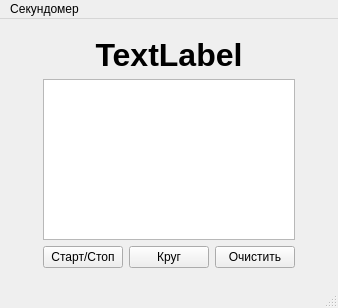
<?xml version="1.0" encoding="UTF-8"?>
<ui version="4.0">
 <class>MainWindow</class>
 <widget class="QMainWindow" name="MainWindow">
  <property name="geometry">
   <rect>
    <x>0</x>
    <y>0</y>
    <width>338</width>
    <height>308</height>
   </rect>
  </property>
  <property name="windowTitle">
   <string>MainWindow</string>
  </property>
  <property name="windowIcon">
   <iconset theme="user-offline"/>
  </property>
  <property name="autoFillBackground">
   <bool>false</bool>
  </property>
  <widget class="QWidget" name="centralwidget">
   <layout class="QGridLayout" name="gridLayout_2">
    <item row="1" column="0">
     <spacer name="horizontalSpacer">
      <property name="orientation">
       <enum>Qt::Horizontal</enum>
      </property>
      <property name="sizeHint" stdset="0">
       <size>
        <width>40</width>
        <height>20</height>
       </size>
      </property>
     </spacer>
    </item>
    <item row="1" column="1">
     <layout class="QGridLayout" name="gridLayout">
      <item row="2" column="0">
       <layout class="QHBoxLayout" name="horizontalLayout">
        <item>
         <widget class="QPushButton" name="pb_start_stop">
          <property name="text">
           <string>Старт/Стоп</string>
          </property>
         </widget>
        </item>
        <item>
         <widget class="QPushButton" name="pb_circle">
          <property name="text">
           <string>Круг</string>
          </property>
         </widget>
        </item>
        <item>
         <widget class="QPushButton" name="pb_clear">
          <property name="text">
           <string>Очистить</string>
          </property>
         </widget>
        </item>
       </layout>
      </item>
      <item row="1" column="0">
       <widget class="QTextBrowser" name="tB_circleNum"/>
      </item>
      <item row="0" column="0">
       <widget class="QLabel" name="lb_timer">
        <property name="font">
         <font>
          <pointsize>24</pointsize>
          <bold>true</bold>
         </font>
        </property>
        <property name="text">
         <string>TextLabel</string>
        </property>
        <property name="alignment">
         <set>Qt::AlignCenter</set>
        </property>
       </widget>
      </item>
     </layout>
    </item>
    <item row="0" column="1">
     <spacer name="verticalSpacer">
      <property name="orientation">
       <enum>Qt::Vertical</enum>
      </property>
      <property name="sizeHint" stdset="0">
       <size>
        <width>20</width>
        <height>40</height>
       </size>
      </property>
     </spacer>
    </item>
    <item row="1" column="2">
     <spacer name="horizontalSpacer_2">
      <property name="orientation">
       <enum>Qt::Horizontal</enum>
      </property>
      <property name="sizeHint" stdset="0">
       <size>
        <width>40</width>
        <height>20</height>
       </size>
      </property>
     </spacer>
    </item>
    <item row="2" column="1">
     <spacer name="verticalSpacer_2">
      <property name="orientation">
       <enum>Qt::Vertical</enum>
      </property>
      <property name="sizeHint" stdset="0">
       <size>
        <width>20</width>
        <height>40</height>
       </size>
      </property>
     </spacer>
    </item>
   </layout>
  </widget>
  <widget class="QMenuBar" name="menubar">
   <property name="geometry">
    <rect>
     <x>0</x>
     <y>0</y>
     <width>338</width>
     <height>17</height>
    </rect>
   </property>
   <widget class="QMenu" name="menu">
    <property name="title">
     <string>Секундомер</string>
    </property>
   </widget>
   <addaction name="menu"/>
  </widget>
  <widget class="QStatusBar" name="statusbar"/>
 </widget>
 <resources/>
 <connections>
  <connection>
   <sender>pb_clear</sender>
   <signal>clicked()</signal>
   <receiver>tB_circleNum</receiver>
   <slot>clear()</slot>
   <hints>
    <hint type="sourcelabel">
     <x>264</x>
     <y>254</y>
    </hint>
    <hint type="destinationlabel">
     <x>227</x>
     <y>193</y>
    </hint>
   </hints>
  </connection>
 </connections>
</ui>
